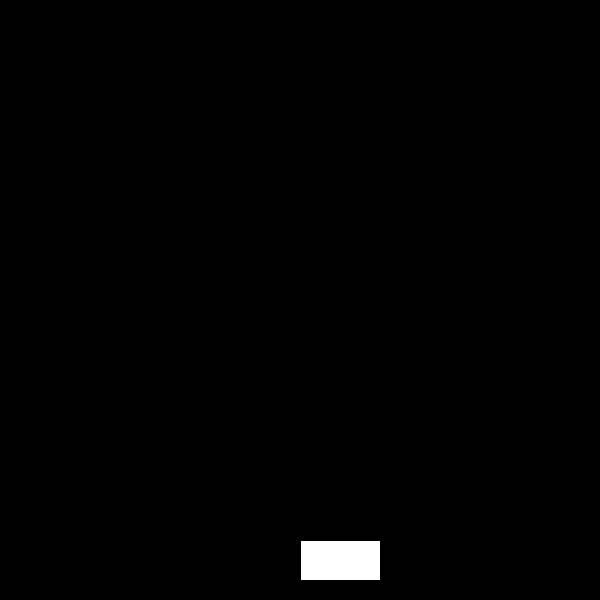
Frame 1 (no input)
Frame 60 (the mouse pressed at the canvas centre just before this capture): identical to frame 1, image omitted
Frame 120 (the mouse held since frame 60 and released just before this capture): identical to frame 1, image omitted

The Processing sketch that drew this single still picture (run headless with seeded random() and noise(); from frame 60 on, the mouse is pressed at the canvas centre):

// Processing sketch: Racket
// ── Racket.pde
int x =600,y=600,rx=x/2,ry=y-60;

void settings(){
    size(x,y);
}

void setup(){
}

void draw(){
    background(0,0,0);
    if(keyPressed&&key==CODED&&keyCode==RIGHT){
        rx+=10;
        if(rx>x-80){
            rx=x-80;
        }
    }
    if(keyPressed&&key==CODED&&keyCode==LEFT){
        rx-=10;
        if(rx <0){
            rx=0;
        }
    }
    rect(rx,ry,80,40);
}
